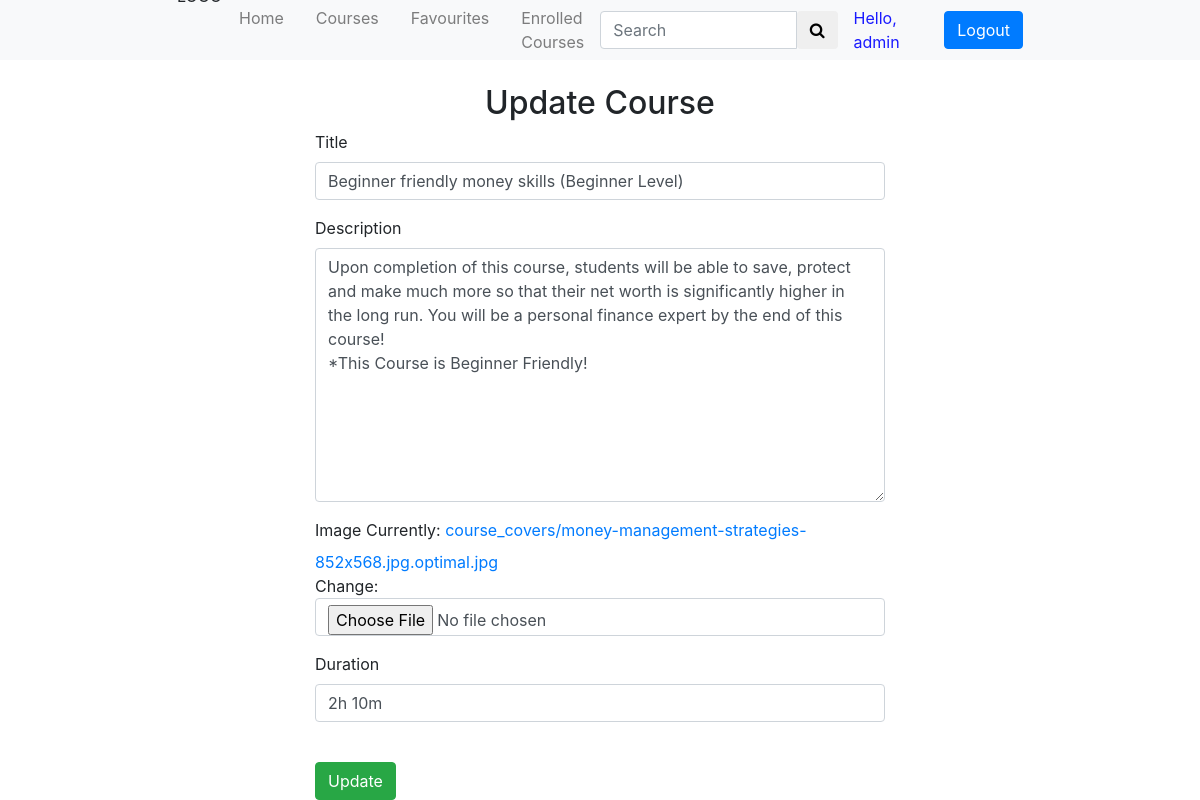
/update/course/2/ (signed in), run on the app's committed database.
### LearnOnline_App/models.py (models this page shows)
class Course(models.Model):
    title = models.CharField(max_length=500)
    description = models.TextField()
    image = models.ImageField(upload_to="course_covers/")
    creation_date = models.DateTimeField(auto_now_add=True)
    duration = models.CharField(max_length=300, blank=True, null=True)
    author = models.ForeignKey(User, on_delete=models.CASCADE)
    favourite = models.ManyToManyField(User, related_name='favourite', blank=True)

### LearnOnline_App/views.py (the view)
# urls.py: path('update/course/<str:pk>/', update_course, name="updateCourse"),
@login_required(login_url='/login')
def update_course(request, pk):
    course = Course.objects.get(id=pk)
    form = CourseForm(request.POST or None, instance=course)
    context = {"course": course, "form": form}
    if form.is_valid():
        form.save()
        return redirect("courseDetails", pk=course.id)
    return render(request, "updateCourse.html", context=context)

### LearnOnline_App/forms.py
class CourseForm(forms.ModelForm):
    def __init__(self, *args, **kwargs):
        super(CourseForm, self).__init__(*args, **kwargs)
        for field in self.visible_fields():
            field.field.widget.attrs["class"] = 'form-control'
    class Meta:
        model = Course
        exclude = ("author",)

### LearnOnline_App/templates/updateCourse.html (shortened to what this page needs)
<!doctype html>
<html lang="en">
<head>
    <link rel="stylesheet" href="https://cdn.jsdelivr.net/npm/bootstrap@4.1.3/dist/css/bootstrap.min.css"
>
    <link rel="stylesheet" href="https://cdn.jsdelivr.net/npm/bootstrap-icons@1.7.2/font/bootstrap-icons.css">
    <link rel="stylesheet" href="https://cdnjs.cloudflare.com/ajax/libs/font-awesome/4.7.0/css/font-awesome.min.css">
</head>
<header>
    <nav class="navbar navbar-expand-lg navbar-light bg-light" style="height:60px">
        <div class="container w-75">
            <img src="https://i.ibb.co/Srb6XHV/logo-200x200-removebg-preview-1.png" alt="LOGO" height="140px"
                 class="mt-3">
            <div class="collapse navbar-collapse" id="navbarNav">
                <ul class="navbar-nav">
                    <li class="nav-item m-2">
                        <a class="nav-link" href="{% url 'home' %}">Home</a>
                    </li>
                    <li class="nav-item m-2">
                        <a class="nav-link" href="{% url 'courses' %}">Courses</a>
                    </li>
                    <li class="nav-item m-2">
                        <a class="nav-link" href="{% url 'course_favourite_list' %}">Favourites</a>
                    </li>
                    <li class="nav-item m-2">
                        <a class="nav-link" href="{% url 'my-courses' %}">Enrolled Courses</a>
                    </li>
                </ul>
            </div>
            <form class="navbar-form navbar-left" method="get" action="{% url 'search-course' %}">
                <div class="input-group">
                    <input type="text" class="form-control" placeholder="Search" name="query">
                    <div class="input-group-btn">
                        <button class="btn btn-default" type="submit">
                            <i class="fa fa-search"></i>
                        </button>
                    </div>
                </div>
            </form>
            {% if user.is_authenticated %}
            <span class="hello-msg ml-3" style="color: #1919FF">Hello, {{request.user}}</span>
            <span><a class="btn btn-primary" href="{% url 'logout' %}">Logout</a></span>
            {% endif %}
        </div>
    </nav>
</header>
<div class="container w-50 mt-4">
    <h2 class="display-5" style="text-align: center">Update Course</h2>
    <form method="post" enctype="multipart/form-data">
        <div class="form-group">
            <label for="exampleInputEmail1" class="form-label">Title</label>
            {{ form.title }}
        </div>
        <div class="form-group">
            <label for="exampleFormControlTextarea1" class="form-label">Description</label>
            {{ form.description }}
        </div>
        <div class="form-group">
            <label for="exampleFormControlTextarea1" class="form-label">Image</label>
            {{ form.image }}
        </div>
        <div class="form-group">
            <label for="exampleFormControlTextarea1" class="form-label">Duration</label>
            {{ form.duration }}
        </div>
        <br>
        <button type="submit" class="btn btn-success">Update</button>
    </form>
</div>
</html>

### LearnOnline_App/templates/updateCourse.html (style rules this page uses)
.hello-msg { color: #fff; margin-right: 20px; }

### data on the page
Course: title "Beginner friendly money skills (Beginner Level)", description "Upon completion of this course, students will be able to save, protect and make much more so that their net worth is significantly higher in the long run. You will be a personal finance expert by the end of this course! *This Course is Beginner Friendly!", duration "2h 10m"

### other printed values
{{ request.user }} "admin"
